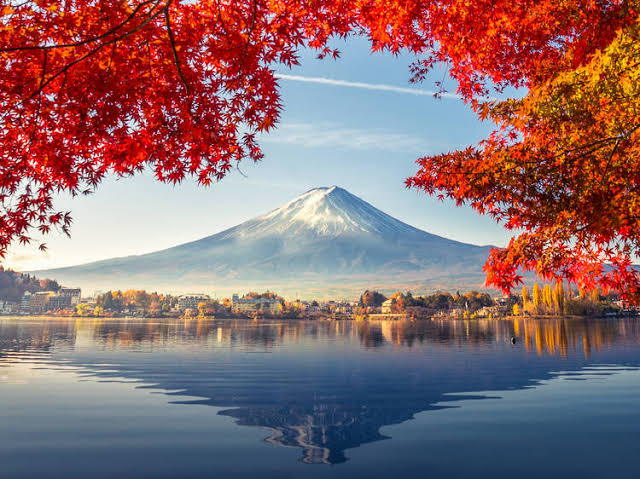
#> input picture ADVANCE PYTHON/image.jpg, 640 x 479 px
$ jupyter execute 'openCV_Basics .ipynb'
#> lines starting #> are read from the running program, lines starting #| are printed output that depends on the picture
# OpenCV Basics

[cell 1]
from pathlib import Path
import cv2
import sys

script_dir = Path.cwd()
img_path = script_dir / "image.jpg"

img = cv2.imread(str(img_path))
#> img is the input picture: shape (479, 640, 3); mean B, G, R 111.9, 109, 140.5
if img is None:
    print(f"Error: could not load {img_path}")
    sys.exit(1)

img_rgb = cv2.cvtColor(img, cv2.COLOR_BGR2RGB)
gray = cv2.cvtColor(img, cv2.COLOR_BGR2GRAY)
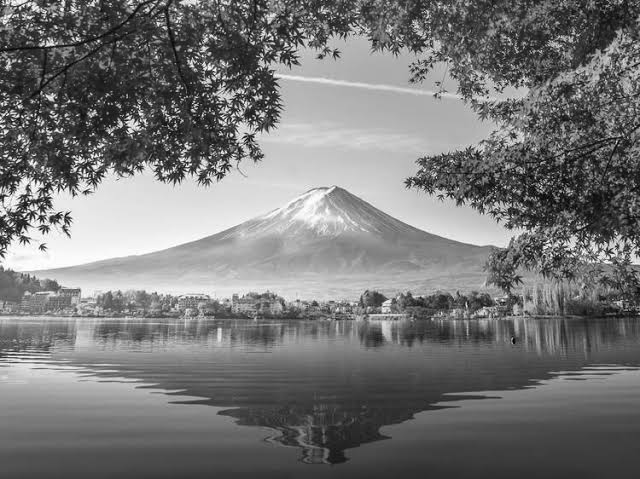
#> gray: shape (479, 640); min 1, max 255, mean 118.7
print("Image loaded successfully!")

## Resolution

[cell 2]
height, width, channels = img.shape
#> height = 479; width = 640; channels = 3
print(f"Resolution: {width} x {height}")
#| Resolution: 640 x 479

## Channels

[cell 3]
print(f"Channels: {channels}")
#| Channels: 3

## Shape

[cell 4]
print(img.shape)
#| (479, 640, 3)

## RGB Matrix

[cell 5]
print(img_rgb)
#> (printed output is left out)

## Split RGB Channels

[cell 6]
b,g,r=cv2.split(img_rgb)
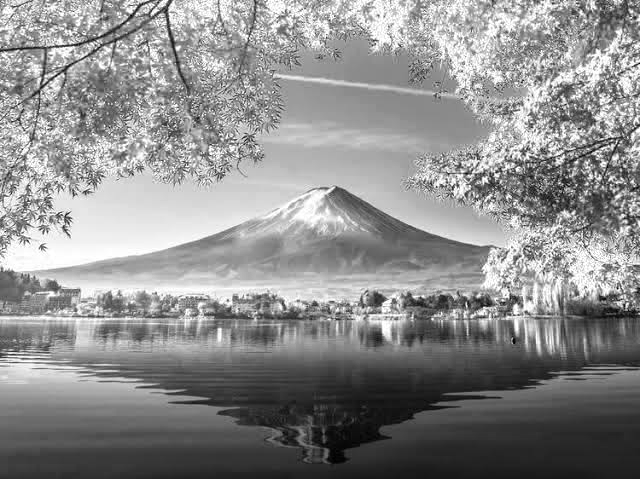
#> b: shape (479, 640); min 0, max 255, mean 140.5
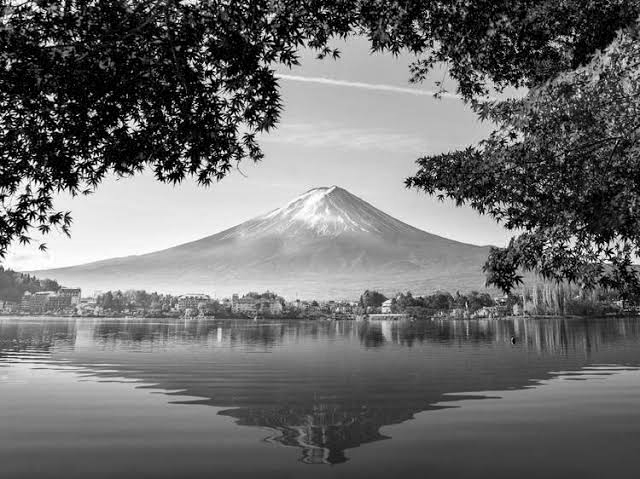
#> g: shape (479, 640); min 0, max 255, mean 109
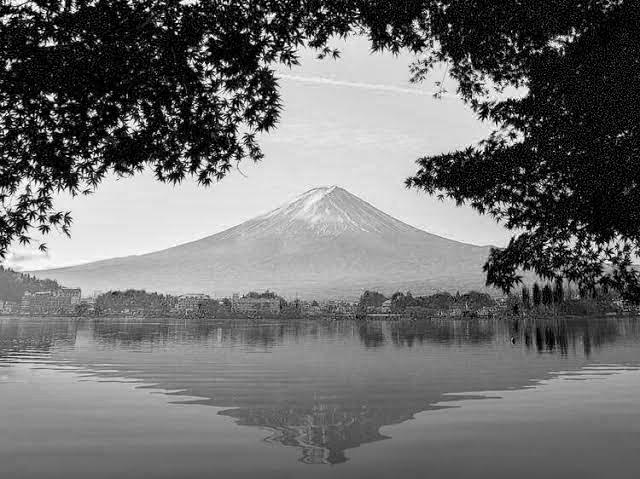
#> r: shape (479, 640); min 0, max 255, mean 111.9
print("Blue Channel:\n",b)
#> (printed output is left out)
print("Green Channel:\n",g)
#> (printed output is left out)
print("Red Channel:\n",r)
#> (printed output is left out)

## imread()

[cell 7]
img2=cv2.imread(str(img_path))
print(img2.shape)
#| (479, 640, 3)
